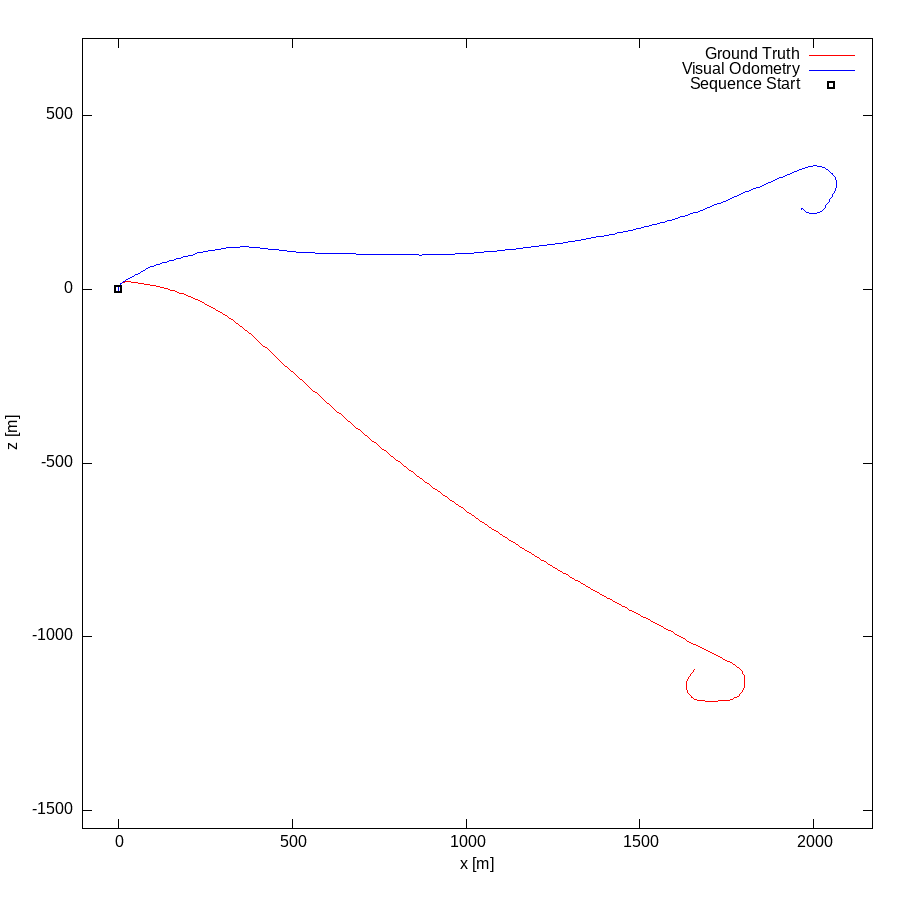

The script that drew this image:
set term postscript eps enhanced color
set output "01.eps"
set size ratio -1
set xrange [-103:2169]
set yrange [-1551:721]
set xlabel "x [m]"
set ylabel "z [m]"
plot "01.txt" using 1:2 lc rgb "#FF0000" title 'Ground Truth' w lines,"01.txt" using 3:4 lc rgb "#0000FF" title 'Visual Odometry' w lines,"< head -1 01.txt" using 1:2 lc rgb "#000000" pt 4 ps 1 lw 2 title 'Sequence Start' w points
